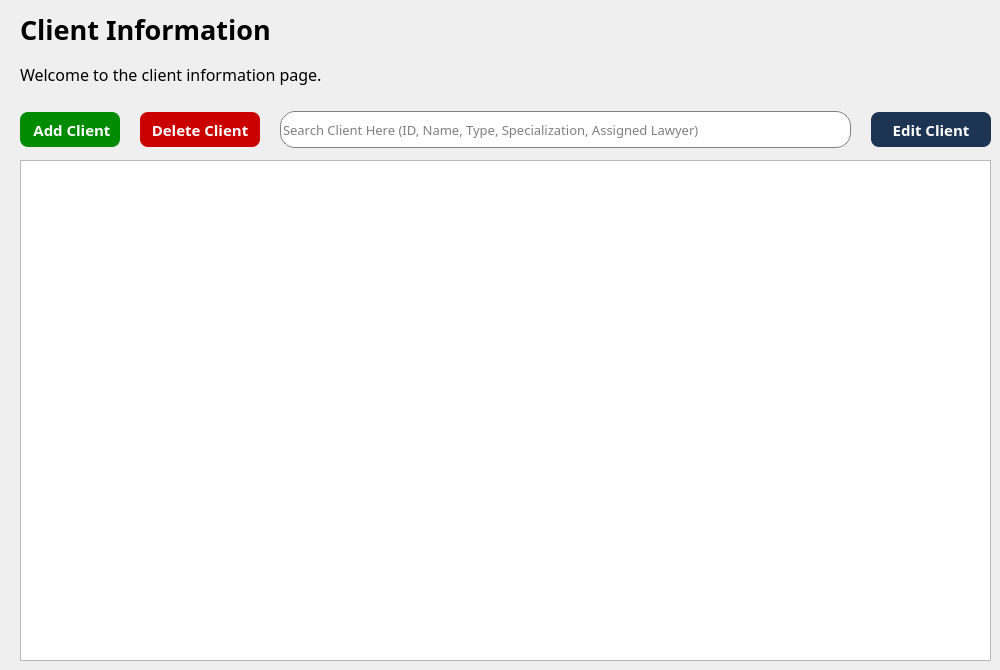
    <widget class="QWidget" name="clientPage">
     <widget class="QWidget" name="verticalLayoutWidget_3">
      <property name="geometry">
       <rect>
        <x>20</x>
        <y>10</y>
        <width>331</width>
        <height>84</height>
       </rect>
      </property>
      <layout class="QVBoxLayout" name="verticalLayout_3">
       <item>
        <widget class="QLabel" name="clientTitle">
         <property name="font">
          <font>
           <family>Poppins</family>
           <pointsize>20</pointsize>
           <weight>75</weight>
           <bold>true</bold>
          </font>
         </property>
         <property name="text">
          <string>Client Information</string>
         </property>
        </widget>
       </item>
       <item>
        <widget class="QLabel" name="clientDesc">
         <property name="font">
          <font>
           <family>Poppins</family>
           <pointsize>12</pointsize>
           <weight>50</weight>
           <bold>false</bold>
          </font>
         </property>
         <property name="text">
          <string>Welcome to the client information page.</string>
         </property>
        </widget>
       </item>
      </layout>
     </widget>
     <widget class="QWidget" name="horizontalLayoutWidget_2">
      <property name="geometry">
       <rect>
        <x>20</x>
        <y>110</y>
        <width>971</width>
        <height>39</height>
       </rect>
      </property>
      <layout class="QHBoxLayout" name="horizontalLayout_2">
       <property name="spacing">
        <number>20</number>
       </property>
       <item>
        <widget class="QPushButton" name="addClient">
         <property name="font">
          <font>
           <family>Poppins</family>
           <pointsize>-1</pointsize>
           <weight>75</weight>
           <bold>true</bold>
          </font>
         </property>
         <property name="styleSheet">
          <string notr="true">QPushButton{
	background-color: rgb(0, 139, 0);
	color:white;
	border:none;
	border-radius: 8px;
	font-weight: bold;
	font-size: 15px;
	height: 35px;
	width: 100px;
}

QPushButton:hover{
	background-color: rgb(0, 170, 0);
}</string>
         </property>
         <property name="text">
          <string> Add Client</string>
         </property>
        </widget>
       </item>
       <item>
        <widget class="QPushButton" name="deleteClient">
         <property name="font">
          <font>
           <family>Poppins</family>
           <pointsize>-1</pointsize>
           <weight>75</weight>
           <bold>true</bold>
          </font>
         </property>
         <property name="styleSheet">
          <string notr="true">QPushButton{
	background-color: rgb(202, 0, 0);
	color:white;
	border:none;
	border-radius: 8px;
	font-weight: bold;
	font-size: 15px;
	height: 35px;
	width: 120px;
}

QPushButton:hover{
	background-color:rgb(207, 64, 64);
}</string>
         </property>
         <property name="text">
          <string>Delete Client</string>
         </property>
        </widget>
       </item>
       <item>
        <widget class="QLineEdit" name="searchClient">
         <property name="font">
          <font>
           <family>Poppins</family>
           <pointsize>10</pointsize>
          </font>
         </property>
         <property name="styleSheet">
          <string notr="true">QLineEdit{
	border: 1px solid grey;
	border-radius: 15px;
	height: 35px;
	
}</string>
         </property>
         <property name="text">
          <string/>
         </property>
         <property name="placeholderText">
          <string>Search Client Here (ID, Name, Type, Specialization, Assigned Lawyer)</string>
         </property>
        </widget>
       </item>
       <item>
        <widget class="QPushButton" name="editClient">
         <property name="font">
          <font>
           <family>Poppins</family>
           <pointsize>-1</pointsize>
           <weight>75</weight>
           <bold>true</bold>
          </font>
         </property>
         <property name="styleSheet">
          <string notr="true">QPushButton{
	background-color: #1d3453;
	color:white;
	border:none;
	border-radius: 8px;
	font-weight: bold;
	font-size: 15px;
	height: 35px;
	width: 120px;
}

QPushButton:hover{
	background-color:rgb(51, 93, 148);
}</string>
         </property>
         <property name="text">
          <string>Edit Client</string>
         </property>
        </widget>
       </item>
      </layout>
     </widget>
     <widget class="QTableWidget" name="clientDisplay">
      <property name="geometry">
       <rect>
        <x>20</x>
        <y>160</y>
        <width>971</width>
        <height>501</height>
       </rect>
      </property>
      <property name="font">
       <font>
        <family>Poppins</family>
       </font>
      </property>
      <property name="focusPolicy">
       <enum>Qt::NoFocus</enum>
      </property>
      <property name="showGrid">
       <bool>true</bool>
      </property>
      <property name="gridStyle">
       <enum>Qt::SolidLine</enum>
      </property>
      <property name="sortingEnabled">
       <bool>true</bool>
      </property>
      <attribute name="horizontalHeaderVisible">
       <bool>false</bool>
      </attribute>
      <attribute name="horizontalHeaderCascadingSectionResizes">
       <bool>false</bool>
      </attribute>
      <attribute name="horizontalHeaderDefaultSectionSize">
       <number>180</number>
      </attribute>
      <attribute name="horizontalHeaderShowSortIndicator" stdset="0">
       <bool>true</bool>
      </attribute>
      <attribute name="horizontalHeaderStretchLastSection">
       <bool>true</bool>
      </attribute>
      <attribute name="verticalHeaderVisible">
       <bool>false</bool>
      </attribute>
      <column>
       <property name="text">
        <string>Client ID</string>
       </property>
      </column>
      <column>
       <property name="text">
        <string>Client Name</string>
       </property>
      </column>
      <column>
       <property name="text">
        <string>Type</string>
       </property>
      </column>
      <column>
       <property name="text">
        <string>Assigned Lawyer</string>
       </property>
      </column>
      <column>
       <property name="text">
        <string>E-Mail</string>
       </property>
      </column>
     </widget>
    </widget>
